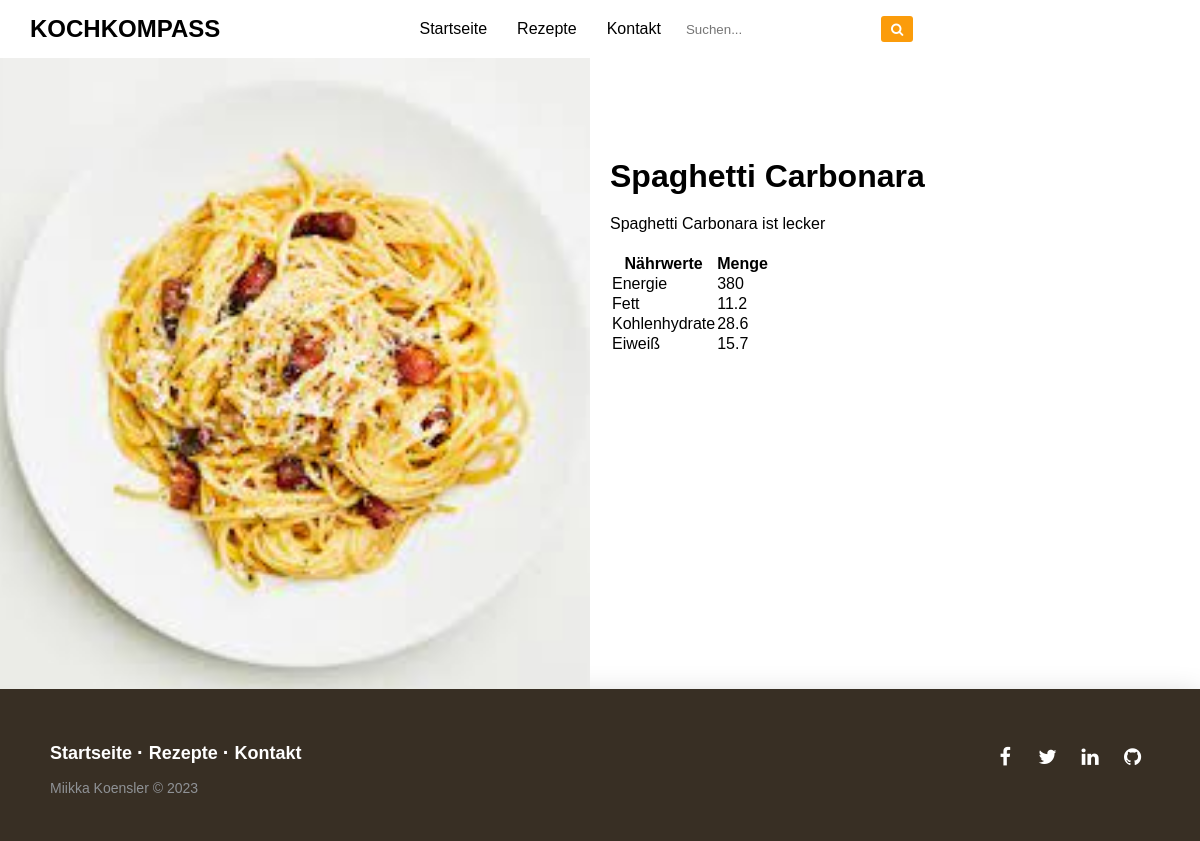
The page /sites/rezept.php?id=3 on the database its author committed.
### tables this page shows
CREATE TABLE `rezepte` (
  `id` int(11) NOT NULL,
  `name` varchar(255) NOT NULL,
  `beschreibung` text NOT NULL,
  `bewertung` float NOT NULL,
  `eiweiß` float NOT NULL,
  `fett` float NOT NULL,
  `energie` float NOT NULL,
  `kohlenhydrate` float NOT NULL,
  `bild` varchar(255) DEFAULT NULL
);

### sites/rezept.php (the view, shortened to what this page needs)
<?php
include '../module/dbconnect.php';
$row = null;
if (isset($_GET['id'])) {
    $recipeId = $_GET['id'];
    $sql = "SELECT * FROM rezepte WHERE id = $recipeId";
    $result = $conn->query($sql);
    if ($result->num_rows > 0) {
        $row = $result->fetch_assoc();
    }
}
include '../module/navbar.php';
?>
<div class="rezept-container">
    <?php if ($row) { ?>
        <div class="rezept-bild">
            <img src="../assets/img/<?php echo $row['bild']; ?>" alt="Bild des Rezepts">
        </div>
        <div class="rezept-details">
            <h1><?php echo $row['name']; ?></h1>
            <p><?php echo $row['beschreibung']; ?></p>
            <table>
                <tr>
                    <th>Nährwerte</th>
                    <th>Menge</th>
                </tr>
                <tr>
                    <td>Energie</td>
                    <td><?php echo $row['energie']; ?></td>
                </tr>
                <tr>
                    <td>Fett</td>
                    <td><?php echo $row['fett']; ?></td>
                </tr>
                <tr>
                    <td>Kohlenhydrate</td>
                    <td><?php echo $row['kohlenhydrate']; ?></td>
                </tr>
                <tr>
                    <td>Eiweiß</td>
                    <td><?php echo $row['eiweiß']; ?></td>
                </tr>
            </table>
        </div>
    <?php } ?>
</div>
<?php include '../module/footer.php'; ?>
</body>
</html>

### assets/css/style.css (style rules this page uses)
* { margin: 0; padding: 0; font-family: "Montserrat", sans-serif; box-sizing: border-box; }
.rezept-container { display: flex; align-items: flex-start; height: 78.9vh; }
.rezept-bild { flex: 1; height: 100%; }
.rezept-bild img { width: 100%; height: 100%; object-fit: cover; }
.rezept-details { flex: 1; margin-left: 20px; margin-top: 100px; }
.rezept-details p { flex: 1; margin-top: 20px; }
.rezept-details table { margin-top: 20px; }

### rows shown on the page
rezepte: bild (picture), name "Spaghetti Carbonara", beschreibung "Spaghetti Carbonara ist lecker", energie "380", fett "11.2", kohlenhydrate "28.6", eiweiß "15.7"
